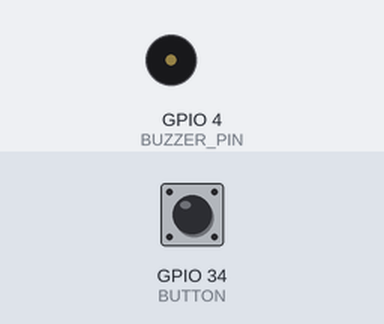
Simulated run of this sketch. Board: ESP32. Parts: buzzer (waves = sounding). Inputs (shaded band) come from the test bench; at power-on: GPIO 34 (BUTTON) HIGH.

Above: at 1.2 s.
1.3 s: GPIO 34 (BUTTON) pulled LOW for 3.2 s
At 2.1 s:
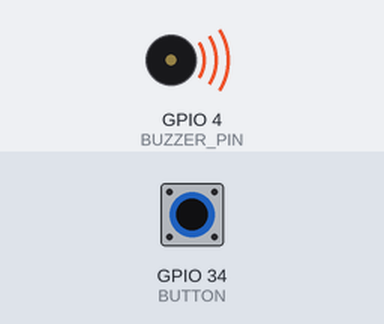
Timing chart, 0 to 6.8 s (numbered marks = the images above; inputs shaded):
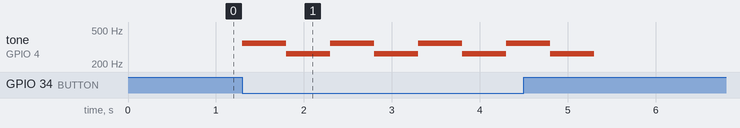

Measured:
- after the input at 1.3 s, tone on GPIO 4 (BUZZER_PIN): silent → 349 Hz at once, then repeats every 1.0 s: 262 Hz 0.50 s, 349 Hz 0.50 s, until it stays silent from 5.3 s

The sketch:

sketch_feb28a.ino
```cpp
#include <Tone32.h>

#define BUZZER_PIN 4
#define BUZZER_CHANNEL 0

#define BUTTON 34

int step = 0;

void setup() {
  pinMode(BUTTON, INPUT);
}

void loop() {
  if(!digitalRead(BUTTON)){
    tone(BUZZER_PIN, NOTE_F4, 500, BUZZER_CHANNEL);
    noTone(BUZZER_PIN, BUZZER_CHANNEL);
    tone(BUZZER_PIN, NOTE_C4, 500, BUZZER_CHANNEL);
    noTone(BUZZER_PIN, BUZZER_CHANNEL);
  }
}
```
